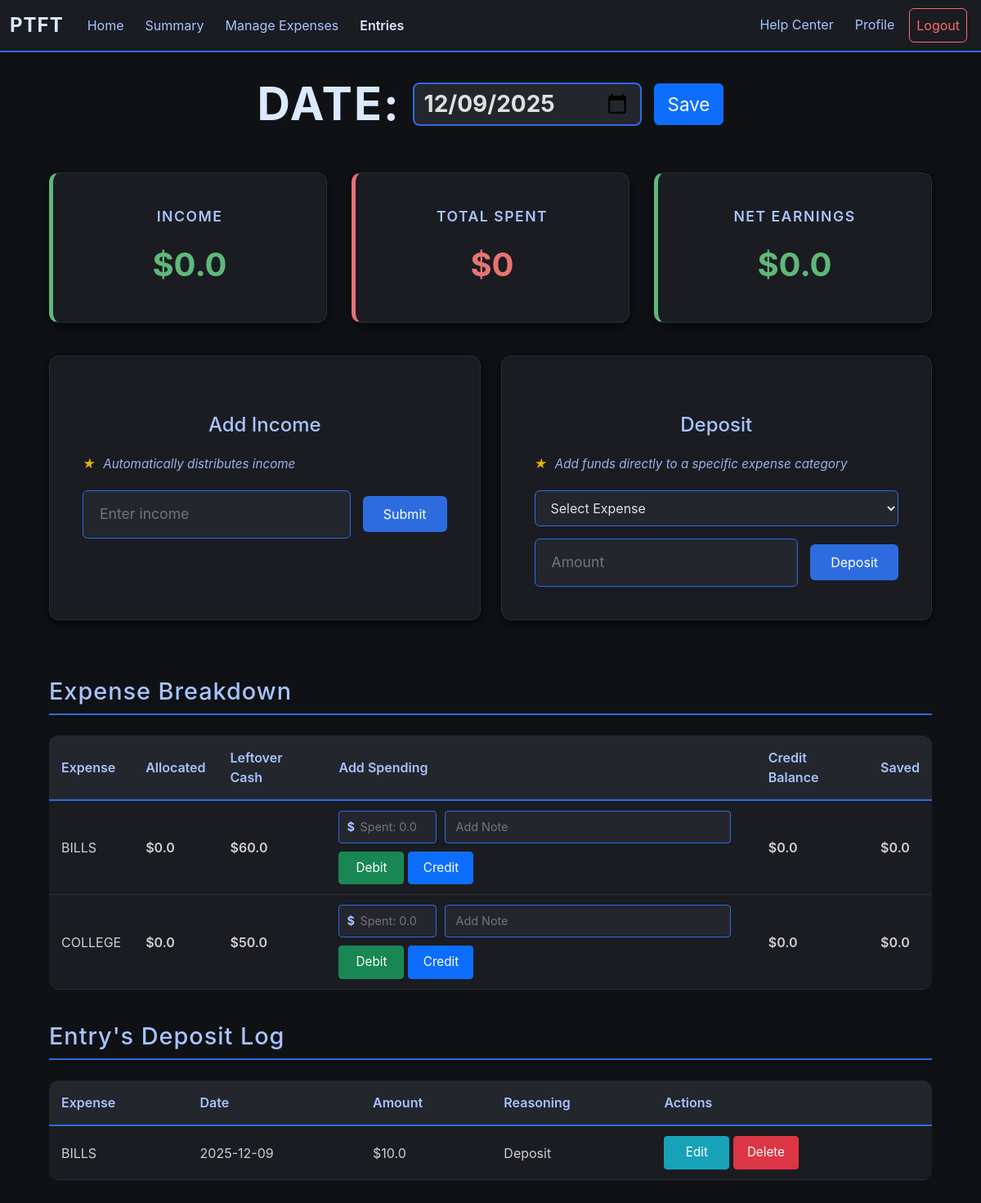
/entry/view_entry/2 (signed in), run on an earlier commit of the app's database.
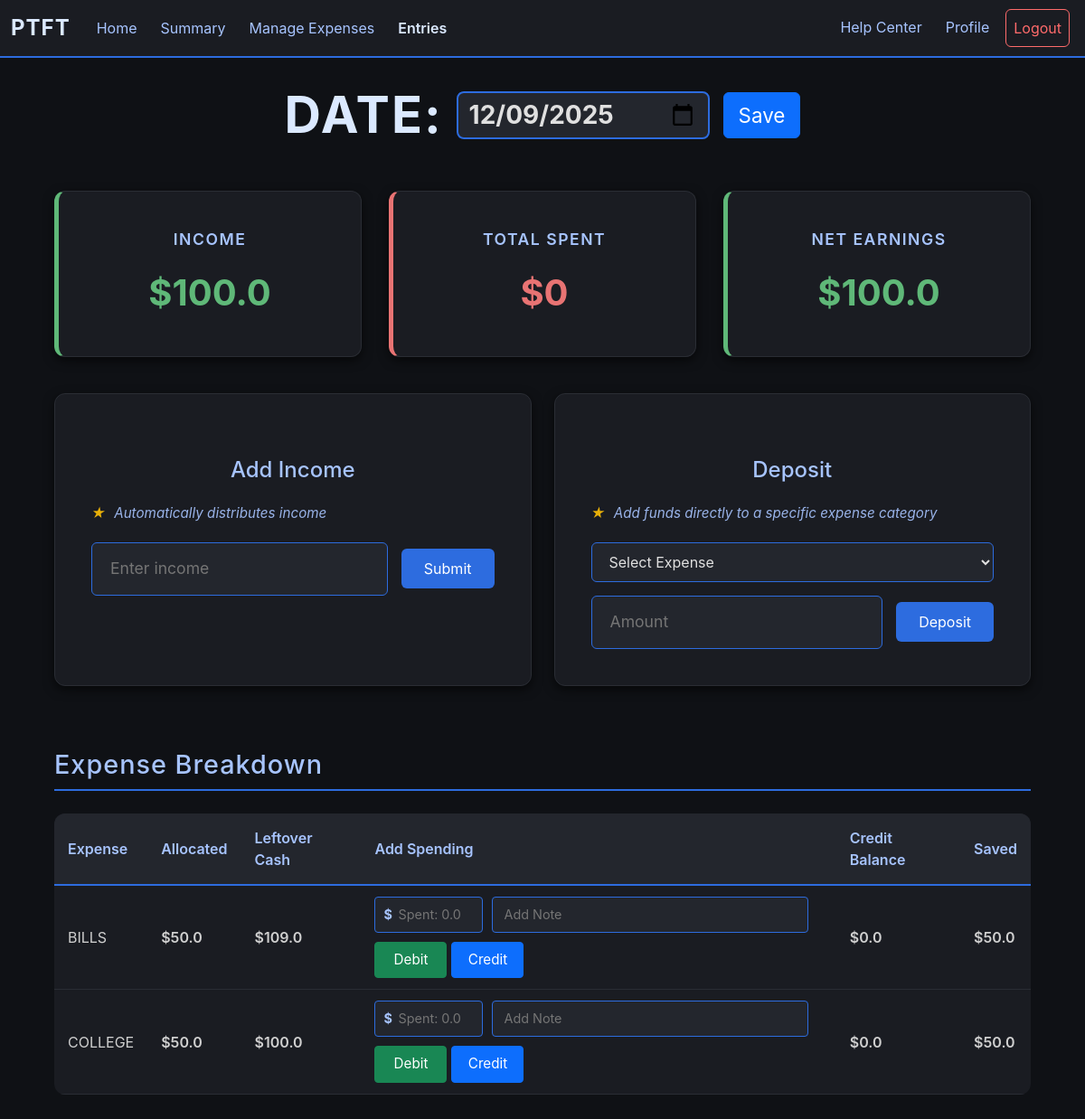
And on a later commit of the database.
### app/models.py (models this page shows, shortened)
class Entry(db.Model):        #Stores each entry per user
    id = db.Column(db.Integer, primary_key = True)
    user_id = db.Column(db.Integer, db.ForeignKey("user.id"))
    income = db.Column(db.Float, default = 0.0)
    date = db.Column(db.Integer, default = date.today())

class Exp_Snap(db.Model):       #Stores a snapshot of the expense
    id = db.Column(db.Integer, primary_key = True)
    entry_id = db.Column(db.Integer)
    user_id = db.Column(db.Integer)
    expense_id = db.Column(db.Integer)
    expense_name = db.Column(db.String)
    expense_percentage = db.Column(db.Float)
    expense_earnings = db.Column(db.Float, default = 0.0)
    total_spending = db.Column(db.Float, default = 0.0)
    credit_balance = db.Column(db.Float, default = 0.0)
    def set_earnings(self, amount):
        self.expense_earnings = amount
    def get_savings(self):
        savings = round((self.expense_earnings - self.total_spending), 2)
        return savings

class Transaction(db.Model):        #Stores every transaction per entry
    id = db.Column(db.Integer, primary_key = True)
    entry_id = db.Column(db.Integer)
    user_id = db.Column(db.Integer)
    expense_id = db.Column(db.Integer)
    expense_name = db.Column(db.String)
    amount = db.Column(db.Float)
    credit_status = db.Column(db.Boolean, default = False)
    deposit_status = db.Column(db.Boolean, default = False)
    reasoning = db.Column(db.String(100), default = "N/A")
    date = db.Column(db.Integer, default = date.today())

### app/routes/entry.py (the view)
@entry.route("/entry/view_entry/<entry_id>", methods=["GET"])
def view_entry(entry_id):
    if helper.check_login():
        snapshots = Exp_Snap.query.filter_by(entry_id = int(entry_id)).all()
        entry = Entry.query.filter_by(id = int(entry_id)).first()
        est_balance = {}        #Links the expense's total savings (amount able to spend) to the snapshot of the expense
        if request.method == "GET":
            for snapshot in snapshots:      #Calculate expense earnings using entry's total earned
                earnings = round((entry.income * snapshot.expense_percentage/100), 2)
                snapshot.set_earnings(earnings)
                savings = helper.calc_savings(snapshot.expense_id)      #Calculates the total savings to send to front
                est_balance[snapshot] = round(savings,2)
            print(est_balance)
            spending = Transaction.query.filter_by(entry_id = entry_id, deposit_status = False).all()
            deposits = Transaction.query.filter_by(entry_id = entry_id, deposit_status = True).all()
            total_spent = 0
            for spend in spending:
                if not spend.credit_status:
                    total_spent += spend.amount
            total_spent = round(total_spent, 2)
            net_earnings = round(entry.income - total_spent, 2)
            db.session.commit()
            return render_template("view_entry.html", snapshots = snapshots, entry = entry, est_balance = est_balance, spending = spending, net_earnings = net_earnings, total_spent = total_spent, deposits = deposits)
        else:
            return redirect(url_for("entry.all_entry"))
    else:
        return redirect(url_for("user.login"))

### app/helper.py (called while the page is built)
def check_login():
    return "user_id" in session

def calc_savings(expense_id):
    snaps = Exp_Snap.query.filter_by(expense_id = expense_id).all()
    deposits = Transaction.query.filter_by(expense_id = expense_id, user_id = session["user_id"], deposit_status = True).all()
    earnings = 0
    for deposit in deposits:        #Calculating total deposit for desired expense
        earnings += deposit.amount
    spending = 0
    for snap in snaps:      #Calculating total spending and income for desired expense
        earnings += snap.expense_earnings
        spending += snap.total_spending
    return round(earnings-spending, 2)      #Returns savings amount

### app/templates/view_entry.html (shortened to what this page needs)
{% extends "budget_base.html" %}
{% block content %}
<link rel="stylesheet" href="{{ url_for('static', filename='style.css') }}">
<div class="expense-container">
    <div class="date-editor">
        <h1 class="main-title">
            <form action="/update_date/{{entry.id}}" method="POST" class="inline-date-form">
                <span>DATE:</span>
                <input type="date" value="{{entry.date}}" name="new_date" class="date-input-title">
                <button type="submit" class="btn btn-primary">Save</button>
            </form>
        </h1>
    </div>
    <div class="entry-overview">
        <div class="entry-stat income">
            <div class="entry-stat-label"> Income</div>
            <div class="entry-stat-value">${{ entry.income }}</div>
        </div>
        <div class="entry-stat spent">
            <div class="entry-stat-label">Total Spent</div>
            <div class="entry-stat-value">${{ total_spent }}</div>
        </div>
        <div class="entry-stat {% if entry.income - total_spent >= 0 %}income{% else %}spent{% endif %}">
            <div class="entry-stat-label">Net Earnings</div>
            <div class="entry-stat-value">${{net_earnings}}</div>
        </div>
    </div>
        <div class="function-sections">
            <div class="form-section">
                <h2 class="form-title">Add Income</h2>
                <p class="function-helper-text"><span class="tip-star">★</span> Automatically distributes income</p>
                <form action="/add_income/{{entry.id}}" method="POST" class="inline-form">
                    <div class="input-wrapper">
                        <input type="number" step="0.01" name="income" placeholder="Enter income" required>
                    </div>
                    <button type="submit" class="form-btn">Submit</button>
                </form>
            </div>
            <div class="form-section">
                <h2 class="form-title">Deposit</h2>
                    <p class="function-helper-text"><span class="tip-star">★</span> Add funds directly to a specific expense category</p>
                    <form action="/entry_deposit" method="POST" class="inline-form">
                        <select name="snap_id" required>
                            <option value="">Select Expense</option>
                        </select>
                        <div class="input-wrapper">
                            <input type="number" step="0.01" name="amount" placeholder="Amount"  required>
                        </div>
                        <button type="submit" class="form-btn">Deposit</button>
                </form>
            </div>
    </div>
    <h1 class="section-title">Expense Breakdown</h1>
    <table class="expense-table">
        <thead>
            <tr>
                <th>Expense</th>
                <th>Allocated</th>
                <th>Leftover Cash</th>
                <th>Add Spending</th>
                <th>Credit Balance</th>
                <th>Saved</th>
            </tr>
        </thead>
        <tbody>
            {% for snapshot in snapshots %}
            <tr>
                <td>{{snapshot.expense_name}}</td>
                <td class="earnings-cell">${{snapshot.expense_earnings}}</td>
                <td class="balance-cell">${{est_balance[snapshot]}}</td>
                <td>
                    <form action="/add_spending/{{snapshot.id}}" method="POST" class="spending-form">
                        <div class="spending-inputs">
                            <div class="input-wrapper-small">
                                <span class="currency-symbol-small">$</span>
                                <input type="number" step="0.01" placeholder="Spent: {{snapshot.total_spending}}" name="spending" required>
                            </div>
                            <input type="text" placeholder="Add Note" name="reasoning" class="note-input">
                        </div>
                        <div class="spending-buttons">
                            <button type="submit" class="btn btn-success btn-sm">Debit</button>
                            <button type="submit" class="btn btn-primary btn-sm" formaction="/add_credit/{{snapshot.id}}">Credit</button>
                        </div>
                    </form>
                </td>
                <td class="spent-cell">${{snapshot.credit_balance}}</td>
                <td class="savings-cell">${{snapshot.get_savings()}}</td>
            </tr>
            {% endfor %}
        </tbody>
    </table>
    {% if deposits %}
    <h1 class="section-title">Entry's Deposit Log</h1>
    <table class="expense-table">
        <thead>
            <tr>
                <th>Expense</th>
                <th>Date</th>
                <th>Amount</th>
                <th>Reasoning</th>
                <th>Actions</th>
            </tr>
        </thead>
        <tbody>
            {% for deposit in deposits %}
            <tr class="log-row" data-row-id="deposit-{{deposit.id}}">
                <td>{{deposit.expense_name}}</td>
                <td>
                    <div class="display-mode">
                        <span class="display-text">{{deposit.date}}</span>
                    </div>
                </td>
                <td>
                    <div class="display-mode">
                        <span class="display-text">${{deposit.amount}}</span>
                    </div>
                </td>
                <td>
                    <div class="display-mode">
                        <span class="display-text">{{deposit.reasoning}}</span>
                    </div>
                </td>
                <td>
                    <button class="btn btn-dark btn-info btn-sm edit-toggle-btn" onclick="toggleEdit('deposit-{{deposit.id}}')">Edit</button>
                    <form action="/delete_transaction/{{deposit.id}}" method="POST" style="display: inline;">
                        <button class="btn btn-danger btn-sm" type="submit">Delete</button>
                    </form>
                </td>
            </tr>
            {% endfor %}
        </tbody>
    </table>
    {% endif %}
</div>
{% endblock %}

### app/templates/budget_base.html (shortened to what this page needs)
<!doctype html>
<html lang="en-US">
  <head>
    {% block css %}
      <link rel="stylesheet" href="{{ url_for('static', filename='style.css') }}">
      <link href="https://cdn.jsdelivr.net/npm/bootstrap@5.3.8/dist/css/bootstrap.min.css" rel="stylesheet">
      <link rel="stylesheet" href="{{ url_for('static', filename='style.css') }}">
    {% endblock %}
  </head>
  <body>
    <nav class="navbar navbar-expand">
      <div class="container-fluid">
        <a class="navbar-brand" href="#">PTFT</a>
        <ul class="navbar-nav me-auto">
          <li class="nav-item">
            <a class="nav-link" href="/home">Home</a>
          </li>
          <li class="nav-item">
            <a class="nav-link" href="/summary">Summary</a>
          </li>
          <li class="nav-item">
            <a class="nav-link" href="/expenses">Manage Expenses</a>
          </li>
          <li class="nav-item">
            <a class="nav-link entries-link" href="/entry">Entries</a>
          </li>
        </ul>
        <ul class="navbar-nav ms-auto">
          <li class="nav-item">
            <a class="nav-link" href="/help">Help Center</a>
          </li>
          <li class="nav-item">
            <a class="nav-link" href="/profile">Profile</a>
          </li>
          <li class="nav-item">
            <a class="nav-link logout" href="/logout">Logout</a>
          </li>
        </ul>
      </div>
    </nav>
    {% block content%}
    {% endblock%}
  </body>
</html>

What changed in the data, as far as the page shows it:
no longer on this page (row edited): Transaction: expense_name "BILLS", date "2025-12-09", amount "10.0", reasoning "Deposit"
changed Entry: income "0.0" → "100.0"
changed Exp_Snap "BILLS": expense_earnings "0.0" → "50.0"; est_balance "60.0" → "109.0"; get_savings "0.0" → "50.0"
changed Exp_Snap "COLLEGE": expense_earnings "0.0" → "50.0"; expense_percentage "50.0" → "100.0"; get_savings "0.0" → "50.0"
Also different on the page:
{{ net_earnings }}: "0.0" → "100.0"
text no longer shown: "Entry's Deposit Log Expense Date Amount Reasoning Actions"
